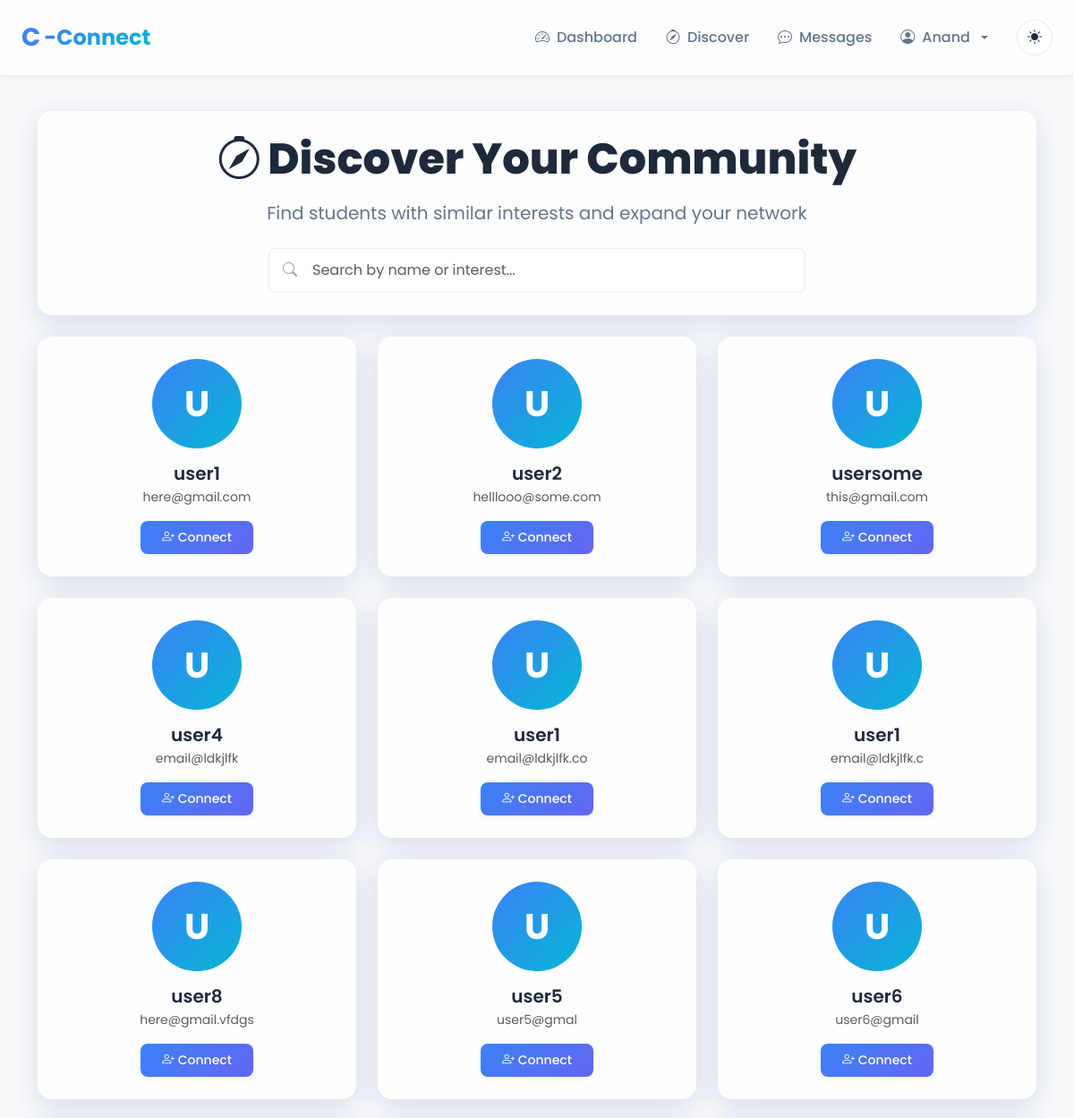
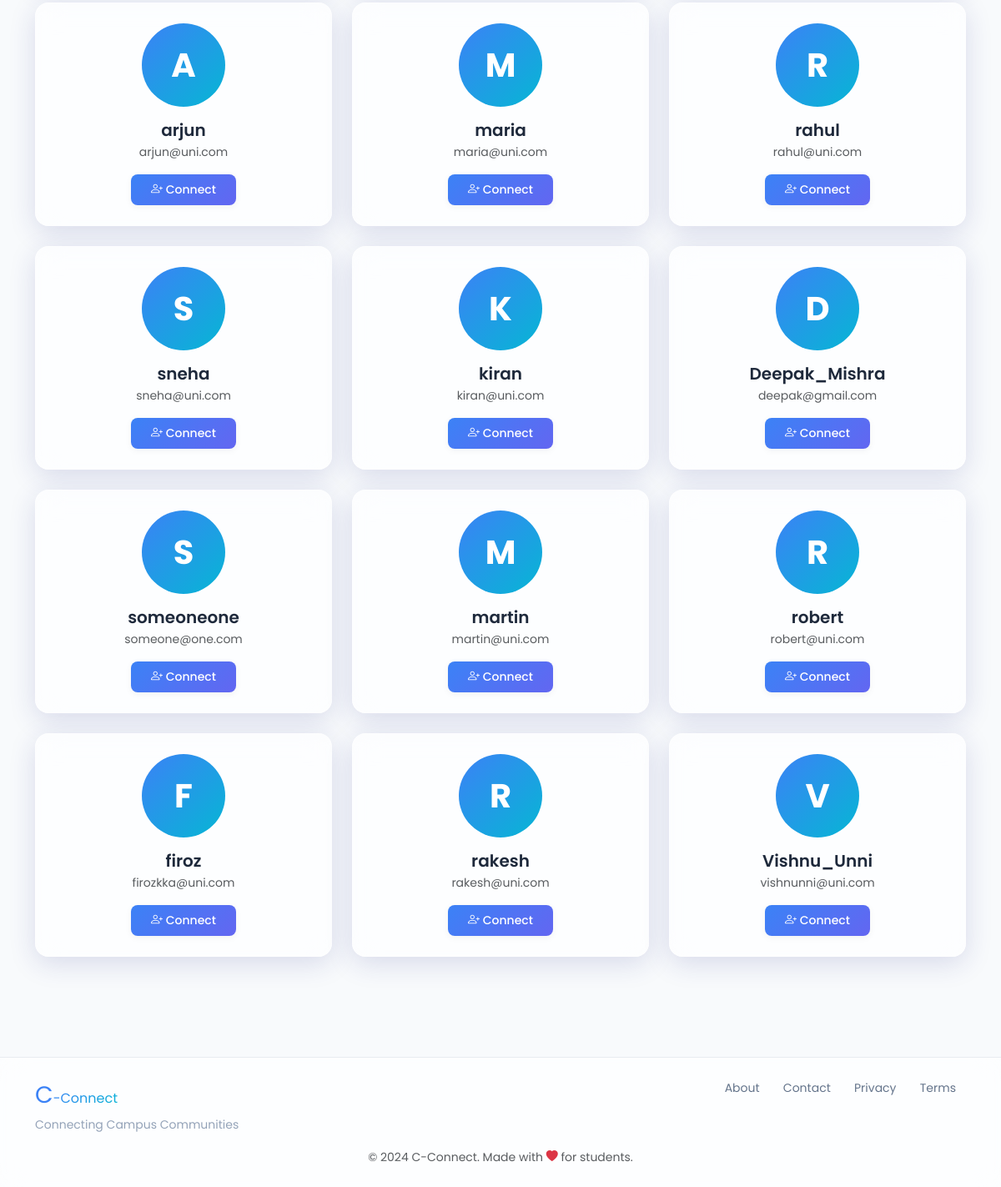
The page /discover (signed in) on the database its author committed (2 pictures, top to bottom).
### models.py (models this page shows, shortened)
class User(UserMixin, db.Model):
    id = db.Column(db.Integer, primary_key=True, autoincrement=True)  # Unique identifier
    username = db.Column(db.String(100), nullable=False)  # Name of the user (later can add this unique if needed)
    email = db.Column(db.String(120), nullable=False, unique=True)  # Email of the user
    password = db.Column(db.String(200), nullable=False)  # Passwords not hashed yet (done in setup_db.py)
    created_at = db.Column(db.DateTime, default=db.func.now())  # Timestamp of account creation
    last_login = db.Column(db.DateTime, nullable=True)  # Timestamp of last login
    pass

### blueprints/main/routes.py (the view)
@main.route('/discover')
@login_required
def discover():
    users = User.query.filter(User.id != current_user.id).all()
    return render_template('main/discover.html', users=users)

### blueprints/auth/__init__.py (called while the page is built)
@login_manager.user_loader
def load_user(user_id):
    from models import User  # Importing User model for querying  (import here to avoid circular imports)
    return User.query.get(int(user_id))

@auth.after_app_request
def add_header(response):
    if current_user.is_authenticated and request.blueprint == 'auth':
        response.headers['Cache-Control'] = 'no-store, no-cache, must-revalidate, post-check=0, pre-check=0, max-age=0'
        response.headers['Pragma'] = 'no-cache'
        response.headers['Expires'] = '-1'
    return response

### blueprints/main/templates/main/discover.html (shortened to what this page needs)
{% extends "base.html" %}
{% block body %}
<div class="container py-4">
    <div class="glass-card text-center p-4 mb-4 animate-on-scroll">
        <h1 class="page-title mb-3"><i class="bi bi-compass me-2"></i>Discover Your Community</h1>
        <p class="page-subtitle mb-4">Find students with similar interests and expand your network</p>
        <div style="max-width: 600px; margin: 0 auto;">
            <div style="position: relative;">
                <i class="bi bi-search" style="position: absolute; left: 1rem; top: 50%; transform: translateY(-50%); color: var(--text-muted);"></i>
                <input type="text" class="form-control" id="searchInput" placeholder="Search by name or interest..." style="padding-left: 3rem;">
            </div>
        </div>
    </div>
    <div style="display: grid; grid-template-columns: repeat(auto-fill, minmax(280px, 1fr)); gap: 1.5rem;">
        {% if users %}
            {% for user in users %}
            <div class="glass-card p-4 text-center">
                <div style="width: 100px; height: 100px; margin: 0 auto 1rem; background: linear-gradient(135deg, var(--primary-color), var(--accent-color)); border-radius: 50%; display: flex; align-items: center; justify-content: center; font-size: 2.5rem; font-weight: 700; color: white;">
                    {{ user.username[0].upper() }}
                </div>
                <h3 style="font-size: 1.25rem; font-weight: 600; margin-bottom: 0.25rem;">{{ user.username }}</h3>
                <p class="text-muted" style="font-size: 0.875rem; margin-bottom: 1rem;">{{ user.email }}</p>
                <div style="display: flex; gap: 0.5rem; justify-content: center;">
                    <form method="POST" action="{{ url_for('connections.connections_send', target_id=user.id) }}">
                    <button class="btn btn-primary-custom btn-sm" onclick="window.cconnect.showToast('Feature coming soon!', 'info')">
                        <i class="bi bi-person-plus"></i> Connect
                    </button>
                </form>
                </div>
            </div>
            {% endfor %}
        {% endif %}
    </div>
</div>
{% endblock %}

### templates/base.html (shortened to what this page needs)
<!DOCTYPE html>
<html lang="en">
<head>
    <link href="https://cdn.jsdelivr.net/npm/bootstrap@5.3.2/dist/css/bootstrap.min.css" rel="stylesheet">
    <link rel="stylesheet" href="https://cdn.jsdelivr.net/npm/bootstrap-icons@1.11.1/font/bootstrap-icons.css">
    <link rel="stylesheet" href="{{ url_for('static', filename='css/global.css') }}">
</head>
<body>
    <nav class="navbar navbar-expand-lg navbar-glass fixed-top">
        <div class="container-fluid px-4">
            <a class="navbar-brand brand-logo" href="{{ url_for('main.home') }}">
                <span class="brand-c">C</span><span class="brand-connect">-Connect</span>
            </a>
            <div class="collapse navbar-collapse" id="navbarNav">
                <ul class="navbar-nav ms-auto align-items-center">
                    {% if current_user.is_authenticated %}
                        <li class="nav-item">
                            <a class="nav-link" href="{{ url_for('main.dashboard') }}">
                                <i class="bi bi-speedometer2"></i> Dashboard
                            </a>
                        </li>
                        <li class="nav-item">
                            <a class="nav-link" href="{{ url_for('main.discover') }}">
                                <i class="bi bi-compass"></i> Discover
                            </a>
                        </li>
                        <li class="nav-item">
                            <a class="nav-link" href="{{ url_for('main.messages') }}">
                                <i class="bi bi-chat-dots"></i> Messages
                            </a>
                        </li>
                        <li class="nav-item dropdown">
                            <a class="nav-link dropdown-toggle" href="#" role="button" data-bs-toggle="dropdown">
                                <i class="bi bi-person-circle"></i> {{ current_user.username }}
                            </a>
                        </li>
                    {% endif %}
                    <li class="nav-item ms-3">
                        <button class="btn btn-theme-toggle" id="themeToggle" title="Toggle theme">
                            <i class="bi bi-sun-fill" id="themeIcon"></i>
                        </button>
                    </li>
                </ul>
            </div>
        </div>
    </nav>
    <main class="main-content">
        {% block body %}{% endblock %}
    </main>
    <footer class="footer-glass mt-5">
        <div class="container py-4">
            <div class="row">
                <div class="col-md-6 text-center text-md-start mb-3 mb-md-0">
                    <span class="brand-c">C</span><span class="brand-connect">-Connect</span>
                    <p class="footer-tagline mb-0">Connecting Campus Communities</p>
                </div>
                <div class="col-md-6 text-center text-md-end">
                    <a href="{{ url_for('main.about') }}" class="footer-link">About</a>
                    <a href="{{ url_for('main.contact') }}" class="footer-link">Contact</a>
                    <a href="#" class="footer-link">Privacy</a>
                    <a href="#" class="footer-link">Terms</a>
                </div>
            </div>
            <div class="row mt-3">
                <div class="col text-center">
                    <small class="text-muted">&copy; 2024 C-Connect. Made with <i class="bi bi-heart-fill text-danger"></i> for students.</small>
                </div>
            </div>
        </div>
    </footer>
</body>
</html>

### static/css/global.css (style rules this page uses)
:root { --primary-color: #3b82f6; --primary-hover: #2563eb; --secondary-color: #6366f1; --accent-color: #06b6d4; --bg-primary: #ffffff; --bg-secondary: #f8fafc; --bg-glass: rgba(255, 255, 255, 0.7); --bg-glass-hover: rgba(255, 255, 255, 0.85); --text-primary: #1e293b; --text-secondary: #64748b; --text-muted: #94a3b8; --border-color: rgba(148, 163, 184, 0.2); --shadow-sm: 0 2px 8px rgba(0, 0, 0, 0.05); --shadow-md: 0 4px 16px rgba(0, 0, 0, 0.08); --shadow-lg: 0 8px 32px rgba(0, 0, 0, 0.12); --glass-border: rgba(255, 255, 255, 0.3); --glass-shadow: 0 8px 32px 0 rgba(31, 38, 135, 0.15); }
* { margin: 0; padding: 0; box-sizing: border-box; }
body { font-family: 'Poppins', -apple-system, BlinkMacSystemFont, 'Segoe UI', sans-serif; background: var(--bg-secondary); color: var(--text-primary); transition: background 0.3s ease, color 0.3s ease; overflow-x: hidden; }
body, .navbar-glass, .glass-card, .glass-dropdown { transition: all 0.3s ease; }
.glass-card { background: var(--bg-glass); backdrop-filter: blur(16px) saturate(180%); -webkit-backdrop-filter: blur(16px) saturate(180%); border: 1px solid var(--glass-border); border-radius: 16px; box-shadow: var(--glass-shadow); transition: all 0.3s ease; }
.navbar-glass { background: var(--bg-glass) !important; backdrop-filter: blur(16px) saturate(180%); -webkit-backdrop-filter: blur(16px) saturate(180%); border-bottom: 1px solid var(--border-color); box-shadow: var(--shadow-sm); padding: 1rem 0; }
.brand-logo { font-size: 1.5rem; font-weight: 700; text-decoration: none; display: flex; align-items: center; gap: 0.25rem; }
.brand-c { color: var(--primary-color); font-size: 1.75rem; }
.brand-connect { color: var(--text-primary); background: linear-gradient(135deg, var(--primary-color), var(--accent-color)); -webkit-background-clip: text; -webkit-text-fill-color: transparent; background-clip: text; }
.nav-link { color: var(--text-secondary) !important; font-weight: 500; padding: 0.5rem 1rem !important; border-radius: 8px; transition: all 0.3s ease; display: flex; align-items: center; gap: 0.5rem; }
.btn-primary-custom { background: linear-gradient(135deg, var(--primary-color), var(--secondary-color)); border: none; color: white; padding: 0.5rem 1.5rem; border-radius: 8px; font-weight: 500; transition: all 0.3s ease; box-shadow: var(--shadow-sm); }
.btn-theme-toggle { background: var(--bg-glass); border: 1px solid var(--border-color); color: var(--text-primary); width: 40px; height: 40px; border-radius: 50%; display: flex; align-items: center; justify-content: center; transition: all 0.3s ease; }
.main-content { min-height: calc(100vh - 200px); padding-top: 100px; padding-bottom: 3rem; }
.footer-glass { background: var(--bg-glass); backdrop-filter: blur(16px) saturate(180%); -webkit-backdrop-filter: blur(16px) saturate(180%); border-top: 1px solid var(--border-color); margin-top: auto; }
.footer-tagline { font-size: 0.875rem; color: var(--text-muted); margin-top: 0.25rem; }
.footer-link { color: var(--text-secondary); text-decoration: none; margin: 0 0.75rem; font-size: 0.875rem; transition: color 0.3s ease; }
.form-control, .form-select { background: var(--bg-glass); border: 1px solid var(--border-color); color: var(--text-primary); border-radius: 8px; padding: 0.75rem 1rem; transition: all 0.3s ease; }
.page-title { font-size: 3rem; font-weight: 800; color: var(--text-primary); margin-bottom: 1rem; }
.page-subtitle { font-size: 1.25rem; color: var(--text-secondary); }
.animate-on-scroll { opacity: 0; transform: translateY(20px); transition: opacity 0.6s ease, transform 0.6s ease; }
.animate-on-scroll.animate-in { opacity: 1; transform: translateY(0); }

### rows shown on the page
User: username "Anand"
User: username "U", username "user1", email "here@gmail.com"
User: username "U", username "user2", email "helllooo@some.com"
User: username "U", username "usersome", email "this@gmail.com"
User: username "U", username "user4", email "email@ldkjlfk"
User: username "U", username "user1", email "email@ldkjlfk.co"
User: username "U", username "user1", email "email@ldkjlfk.c"
User: username "U", username "user8", email "here@gmail.vfdgs"
User: username "U", username "user5", email "user5@gmal"
User: username "U", username "user6", email "user6@gmail"
User: username "A", username "arjun", email "arjun@uni.com"
User: username "M", username "maria", email "maria@uni.com"
User: username "R", username "rahul", email "rahul@uni.com"
User: username "S", username "sneha", email "sneha@uni.com"
User: username "K", username "kiran", email "kiran@uni.com"
User: username "D", username "Deepak_Mishra", email "deepak@gmail.com"
User: username "S", username "someoneone", email "someone@one.com"
User: username "M", username "martin", email "martin@uni.com"
User: username "R", username "robert", email "robert@uni.com"
User: username "F", username "firoz", email "firozkka@uni.com"
User: username "R", username "rakesh", email "rakesh@uni.com"
User: username "V", username "Vishnu_Unni", email "vishnunni@uni.com"
